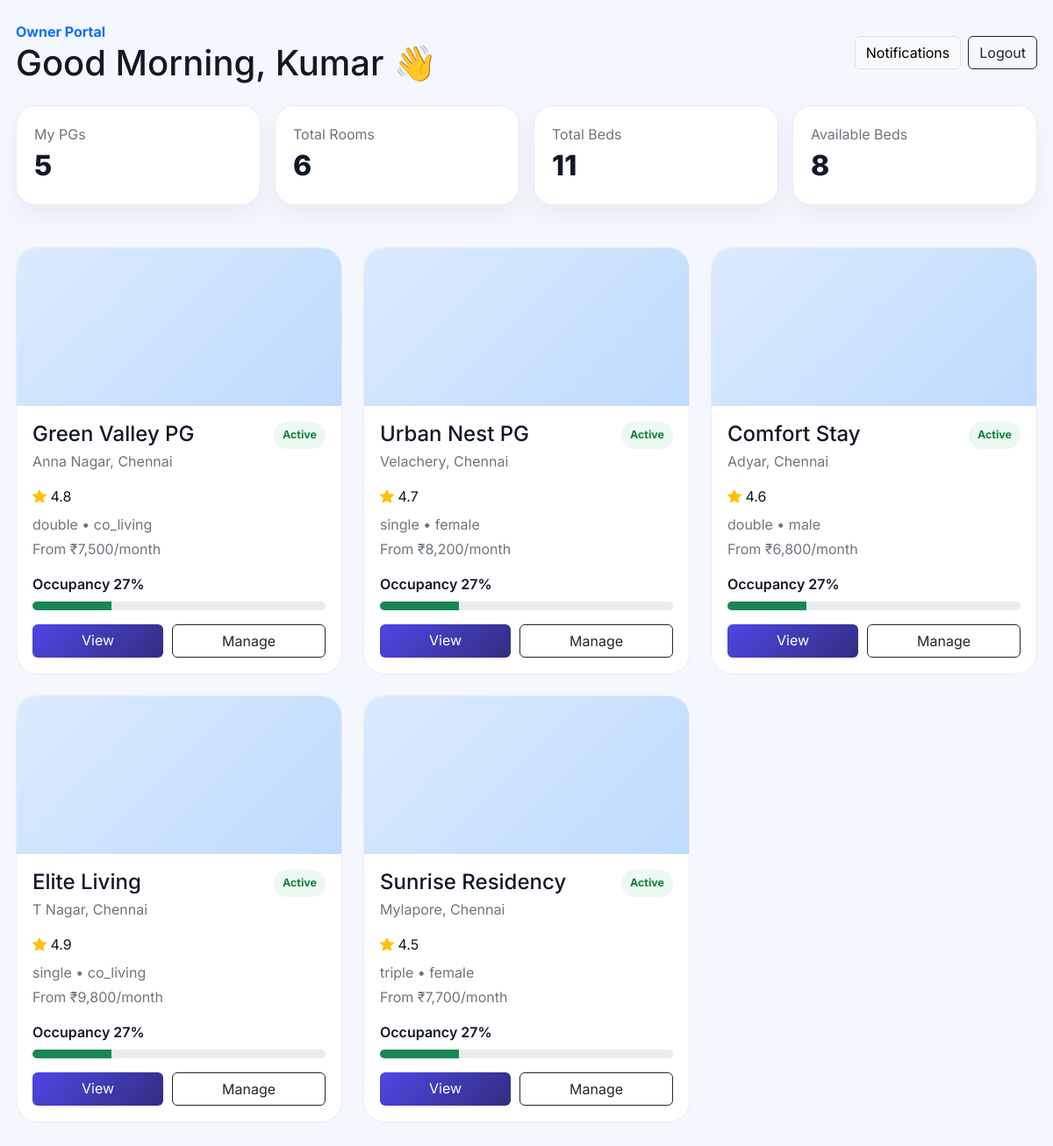
Screenshot of /pg-owner (signed in) with the database file from the repository.
### tables this page shows
CREATE TABLE pgs (
            id INTEGER PRIMARY KEY AUTOINCREMENT,
            owner_id INTEGER,
            name TEXT NOT NULL,
            city TEXT,
            area TEXT,
            address TEXT,
            price_from REAL DEFAULT 0,
            gender TEXT,
            room_type TEXT,
            is_approved INTEGER DEFAULT 0,
            is_active INTEGER DEFAULT 1,
            rating REAL DEFAULT 4.5,
            created_at TEXT DEFAULT CURRENT_TIMESTAMP
        );

### app/bootstrap.php (called while the page is built, shortened)
<?php
require BASE_PATH . '/app/helpers.php';
spl_autoload_register(function ($class) {
    $paths = [
        BASE_PATH . '/app/core/',
        BASE_PATH . '/app/models/',
        BASE_PATH . '/app/controllers/'
    ];
    foreach ($paths as $path) {
        $file = $path . $class . '.php';
        if (file_exists($file)) {
            return;
        }
    }
});

### app/core/Database.php (called while the page is built, shortened)
<?php
class Database
{
    private static ?Database $instance = null;
    private function __construct()
    {
        $dsn = DB_DSN;
        $username = DB_USERNAME;
        $password = DB_PASSWORD;
        $options = [
            PDO::ATTR_ERRMODE => PDO::ERRMODE_EXCEPTION,
            PDO::ATTR_DEFAULT_FETCH_MODE => PDO::FETCH_ASSOC,
            PDO::ATTR_EMULATE_PREPARES => false,
        ];
        $this->pdo = new PDO($dsn, $username, $password, $options);
    }
    public static function getInstance(): Database
    {
        if (self::$instance === null) {
            self::$instance = new self();
        }
        return self::$instance;
    }
    public static function pdo(): PDO
    {
        return self::getInstance()->pdo;
    }
}

### app/models/PG.php (called while the page is built, shortened)
<?php
class PG
{
    public static function byOwner(int $ownerId): array
    {
        $stmt = Database::pdo()->prepare('SELECT * FROM pgs WHERE owner_id = :owner_id ORDER BY created_at DESC');
        $stmt->execute(['owner_id' => $ownerId]);
        return $stmt->fetchAll();
    }
}

### app/models/Dashboard.php (called while the page is built, shortened)
<?php
class Dashboard
{
    public static function ownerStats(int $ownerId): array
    {
        $pdo = Database::pdo();
        $pgs = PG::byOwner($ownerId);
        $pgIds = array_map(fn($pg) => $pg['id'], $pgs);
        $totalRooms = 0;
        $totalBeds = 0;
        $availableBeds = 0;
        $occupiedBeds = 0;
        if ($pgIds) {
            $placeholders = implode(',', array_fill(0, count($pgIds), '?'));
            $roomStmt = $pdo->prepare('SELECT COUNT(*) as total, SUM(beds_total) as beds FROM rooms WHERE pg_id IN (' . $placeholders . ')');
            $roomStmt->execute($pgIds);
            $roomRow = $roomStmt->fetch();
            $totalRooms = (int) ($roomRow['total'] ?? 0);
            $totalBeds = (int) ($roomRow['beds'] ?? 0);
            $bedStmt = $pdo->prepare('SELECT status, COUNT(*) as total FROM beds WHERE room_id IN (SELECT id FROM rooms WHERE pg_id IN (' . $placeholders . ')) GROUP BY status');
            $bedStmt->execute($pgIds);
            foreach ($bedStmt->fetchAll() as $row) {
                if ($row['status'] === 'available') {
                    $availableBeds = (int) $row['total'];
                }
                if ($row['status'] === 'occupied') {
                    $occupiedBeds = (int) $row['total'];
                }
            }
        }
        return [
            'pgs' => count($pgs),
            'total_rooms' => $totalRooms,
            'total_beds' => $totalBeds,
            'available_beds' => $availableBeds,
            'occupied_beds' => $occupiedBeds,
            'active_students' => $occupiedBeds,
        ];
    }
}

### app/helpers.php (called while the page is built, shortened)
<?php
function e(string $value): string
{
    return htmlspecialchars($value ?? '', ENT_QUOTES, 'UTF-8');
}
function current_user(): ?array
{
    return $_SESSION['user'] ?? null;
}

### app/views/pg-owner.php (the view, shortened to what this page needs)
<?php
$stats = Dashboard::ownerStats((int) current_user()['id']);
$pgs = PG::byOwner((int) current_user()['id']);
?><!DOCTYPE html>
<html lang="en">
<head>
    <link href="https://cdn.jsdelivr.net/npm/bootstrap@5.3.3/dist/css/bootstrap.min.css" rel="stylesheet">
    <link href="https://cdn.jsdelivr.net/npm/bootstrap-icons@1.11.3/font/bootstrap-icons.min.css" rel="stylesheet">
</head>
<body>
    <div class="container">
        <div class="topbar">
            <div>
                <div class="text-primary fw-bold">Owner Portal</div>
                <h1 class="mb-0">Good Morning, Kumar 👋</h1>
            </div>
            <div class="d-flex gap-2 align-items-center">
                <a class="btn btn-light border" href="/notifications">Notifications</a>
                <a href="/logout" class="btn btn-outline-dark">Logout</a>
            </div>
        </div>
        <div class="stat-grid">
            <div class="stat-card"><div class="text-secondary">My PGs</div><div class="stat-value"><?= number_format((int) $stats['pgs']) ?></div></div>
            <div class="stat-card"><div class="text-secondary">Total Rooms</div><div class="stat-value"><?= number_format((int) $stats['total_rooms']) ?></div></div>
            <div class="stat-card"><div class="text-secondary">Total Beds</div><div class="stat-value"><?= number_format((int) $stats['total_beds']) ?></div></div>
            <div class="stat-card"><div class="text-secondary">Available Beds</div><div class="stat-value"><?= number_format((int) $stats['available_beds']) ?></div></div>
        </div>
        <div class="mt-4 row g-4">
            <?php foreach ($pgs as $pg):
                $occupancy = $stats['total_beds'] > 0 ? min(100, max(0, round((($stats['occupied_beds'] / $stats['total_beds']) * 100), 0))) : 0;
            ?>
                <div class="col-md-6 col-xl-4">
                    <div class="property-card">
                        <div class="property-image"></div>
                        <div class="property-body">
                            <div class="d-flex justify-content-between align-items-start">
                                <div>
                                    <h4 class="mb-1"><?= e($pg['name']) ?></h4>
                                    <div class="text-secondary"><?= e(trim(($pg['area'] ?? '') . ', ' . ($pg['city'] ?? ''))) ?></div>
                                </div>
                                <span class="status"><?= (int) ($pg['is_active'] ?? 1) ? 'Active' : 'Draft' ?></span>
                            </div>
                            <div class="mt-3"><i class="bi bi-star-fill text-warning"></i> <?= number_format((float) ($pg['rating'] ?? 0), 1) ?></div>
                            <div class="mt-2 text-secondary"><?= e($pg['room_type'] ?? 'Mixed') ?> • <?= e($pg['gender'] ?? 'All') ?></div>
                            <div class="mt-1 text-secondary">From ₹<?= number_format((float) ($pg['price_from'] ?? 0), 0) ?>/month</div>
                            <div class="mt-3">
                                <div class="fw-semibold">Occupancy <?= $occupancy ?>%</div>
                                <div class="progress mt-2" style="height: 10px;">
                                    <div class="progress-bar bg-success" style="width: <?= $occupancy ?>%"></div>
                                </div>
                            </div>
                            <div class="action-row">
                                <a class="btn btn-primary-custom text-white flex-grow-1" href="/pg-details?id=<?= (int) $pg['id'] ?>">View</a>
                                <a class="btn btn-outline-dark flex-grow-1" href="/owner/properties">Manage</a>
                            </div>
                        </div>
                    </div>
                </div>
            <?php endforeach; ?>
        </div>
    </div>
</body>
</html>

### app/views/pg-owner.php (style rules this page uses)
body { background: #f5f7ff; font-family: 'Inter', sans-serif; color: #111827; }
.container { max-width: 1200px; margin: 0 auto; padding: 24px 18px 40px; }
.topbar { display: flex; justify-content: space-between; align-items: center; margin-bottom: 24px; }
.stat-grid { display: grid; grid-template-columns: repeat(4, minmax(0,1fr)); gap: 16px; }
.stat-card { background: #fff; border: 1px solid rgba(17,24,39,.08); border-radius: 22px; padding: 20px; box-shadow: 0 12px 28px rgba(15,23,42,.05); }
.stat-value { font-size: 2rem; font-weight: 800; }
.property-card { background: white; border: 1px solid rgba(17,24,39,.08); border-radius: 24px; overflow: hidden; }
.property-image { height: 180px; background: linear-gradient(135deg, #dbeafe, #bfdbfe); }
.property-body { padding: 18px; }
.status { display: inline-block; padding: 6px 10px; border-radius: 999px; background: rgba(22,163,74,0.08); color: #15803d; font-size: 0.78rem; font-weight: 700; }
.action-row { display: flex; gap: 10px; margin-top: 16px; }
.btn-primary-custom { background: linear-gradient(135deg, #4f46e5, #312e81); border: none; }

### rows the page displays
pgs: name "Green Valley PG", area+city "Anna Nagar, Chennai", is_active "Active", rating "4.8", room_type "double", gender "co_living", price_from "7,500", occupancy "27"
pgs: name "Urban Nest PG", area+city "Velachery, Chennai", is_active "Active", rating "4.7", room_type "single", gender "female", price_from "8,200", occupancy "27"
pgs: name "Comfort Stay", area+city "Adyar, Chennai", is_active "Active", rating "4.6", room_type "double", gender "male", price_from "6,800", occupancy "27"
pgs: name "Elite Living", area+city "T Nagar, Chennai", is_active "Active", rating "4.9", room_type "single", gender "co_living", price_from "9,800", occupancy "27"
pgs: name "Sunrise Residency", area+city "Mylapore, Chennai", is_active "Active", rating "4.5", room_type "triple", gender "female", price_from "7,700", occupancy "27"

### other values shown
$stats['pgs'] "5"
$stats['total_rooms'] "6"
$stats['total_beds'] "11"
$stats['available_beds'] "8"
